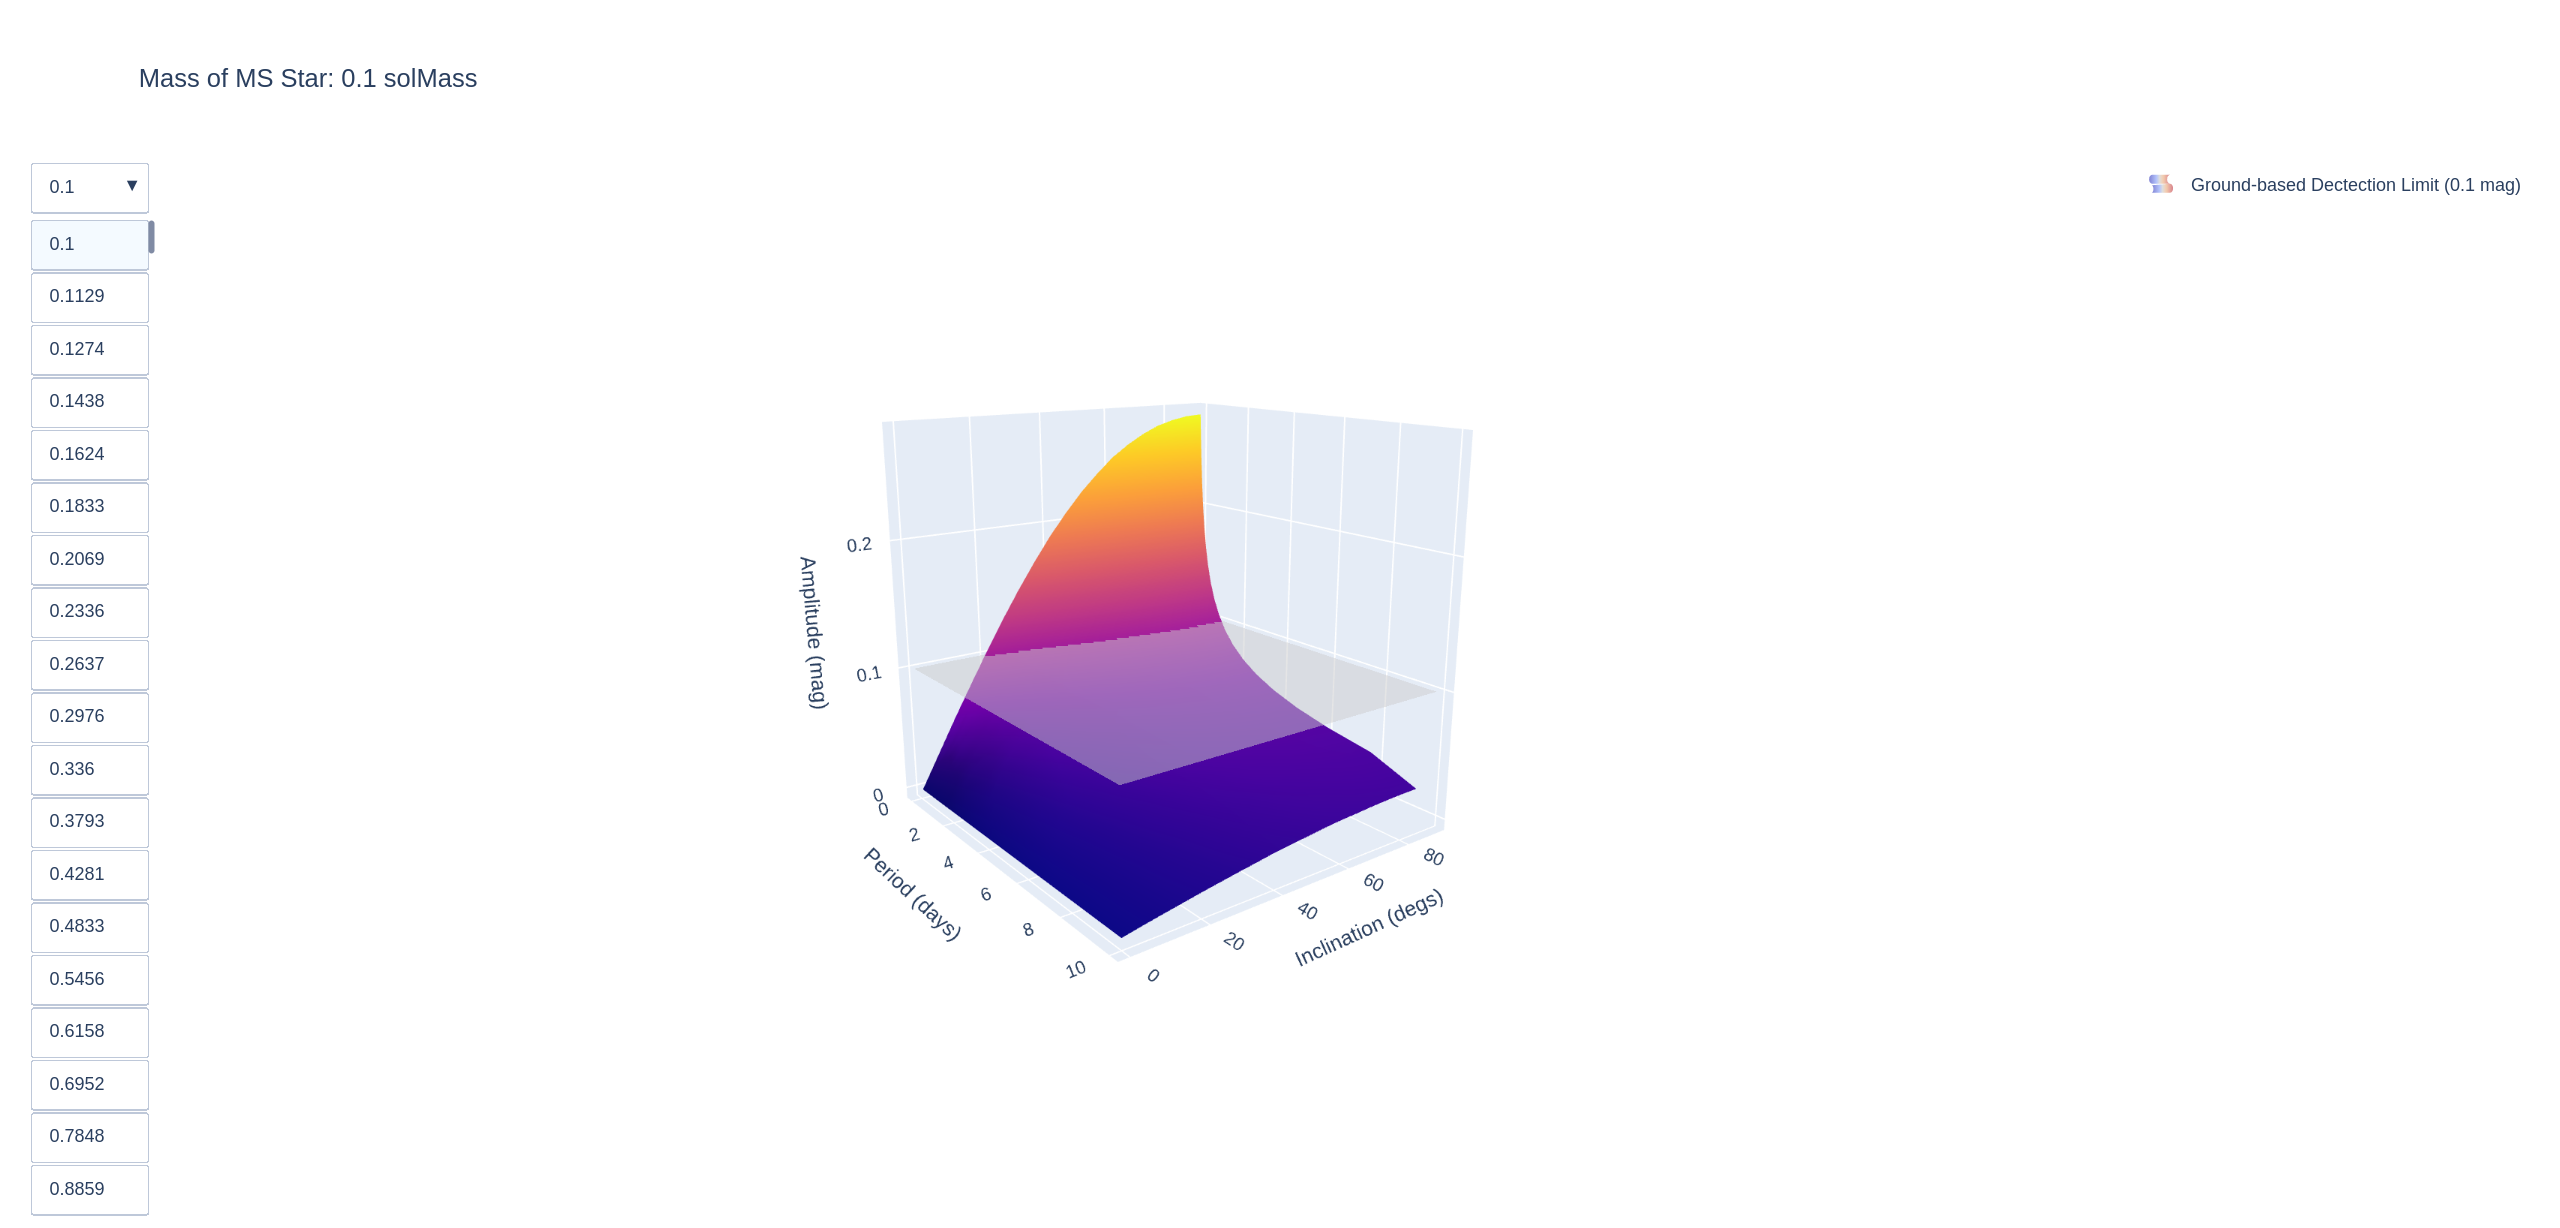

Write the Python code that produced this figure.
### Using plotly library ###
import numpy as np
import pandas as pd
import plotly.express as px
import plotly.graph_objects as go

##DATA HANDLING
fulldata = np.genfromtxt('../data.csv',skip_header = 1, delimiter = ',') #results from running models
tdata = np.transpose(fulldata)
masses = tdata[0]
periods = tdata[1]
incls = tdata[2]
ohs = tdata[4]
ecs = tdata[6]

## PLotting
fig = go.Figure()


distinct_masses = []

#making array so only 1st mass is visible orginally on plot
is_vis = []
for u in range(20):
    if u == 0:
        is_vis.append(True)
    else:
        is_vis.append(False)

#adding surface for the observational limit of 0.1 mag
x, y ,z= np.linspace(0, 10, 100), np.linspace(0, 90, 100), 0.1*np.ones((100,100))
mycolorscale = [[0.1, '#aa9ce2'],
                [1, '#aa9ce2']]
fig.add_trace(
    go.Surface(x=x, y=y, z=z, showscale=False,hoverinfo='skip',opacity=0.5,showlegend=True,
               name='Ground-based Dectection Limit (0.1 mag)',visible=True, colorscale=mycolorscale,
               )
)

#extracting the data for each mass and plotting them
for n in range(20):

    j = n*380

    m = round(masses[j],4)

    try:
        p = periods[j:j+379]
        ic = incls[j:j+379]
        a = ohs[j:j+379]
        e = ecs[j:j+379]
    except:
        p = periods[j:]
        ic = incls[j:]
        a = ohs[j:]
        e = ecs[j:]

    emask = (e!=0)

    p1 = p[~emask]
    i1 = ic[~emask]
    a1 = a[~emask]


    p2 = p[emask]
    i2 = ic[emask]
    a2 = a[emask]

    distinct_masses.append(m) #adds mass to list so can use it in title

    fig.add_trace( #surface constructed from points
    go.Mesh3d(x=p, y=ic, z=a, colorscale = [[0.0, 'orange'],[0.1,'blue'],[0.2,'indigo']],
              intensity=a, showscale=False,
              hoverinfo='skip', visible = is_vis[n]
             ))

    fig.add_trace( #scatter plots are only used for the hover text now (so opacity is very low)
        go.Scatter3d( #plot non-eclipsing data
            x = p1,
            y = i1,
            z = a1,
            mode='markers',
            marker = dict(size =20, color='deepskyblue',opacity=0.000001),
            hovertemplate ="Period: %{x} days"+ #format of box when you hover over point
             "<br>Inclination: %{y} degs<br>"+
              "Amplitude: %{z} mag",
            name = 'Not Eclipsing',
            showlegend = False,
            visible = is_vis[n] #makes it so only 1st mass is visible on startup
            ))
    fig.add_trace( #sam but for plotting eclipsing data (different colour and label)
        go.Scatter3d(
            x = p2,
            y = i2,
            z = a2,
            mode='markers',
            marker = dict(size =20,color='hotpink',opacity=0.000001),
            hovertemplate ="Period: %{x} days"+
             "<br>Inclination: %{y} degs<br>"+
              "Amplitude: %{z} mag",
            name = 'Eclipsing',
            showlegend = False,
            visible = is_vis[n]
            ))


#makes the lists for the options for the dropdown menu
buts = []
for i in range(20):
    k = i*3
    vis = np.array(False*np.ones(61),dtype=bool) #61 and shifted indices so plane is always visible
    vis[0], vis[i+1], vis[i+2], vis[i+3] = True, True, True, True #makes 1st and 3 adjacent indices True so plane,surface, non-eclipsing and eclipsing data for the mass are shown when the option is selected

    but = dict(label = str(distinct_masses[i]),
                  method = 'update',
                  args = [{'visible': vis}, # the index of True aligns with the indices of plot traces
                          {'title': f'Mass of MS Star: {distinct_masses[i]} solMass',
                           'showlegend':True}])
    buts.append(but) #adds dropdown option to drop down list


fig.update_layout(
    updatemenus=[go.layout.Updatemenu(active=0,buttons=list(buts))], #adds dropdown menu
    title={'text':f'Mass of MS Star: {distinct_masses[0]} solMass'})
    #makes first mass the title on start up, as that is the one shown (otherwise no title)

#configuring the axes labels
fig['layout']['scene']['xaxis']['title']='Period (days)'
fig['layout']['scene']['yaxis']['title']='Inclination (degs)'
fig['layout']['scene']['zaxis']['title']='Amplitude (mag)'

#shows graph and saves it in HTML format
fig.show()
fig.write_html("plotly_surface.html")
